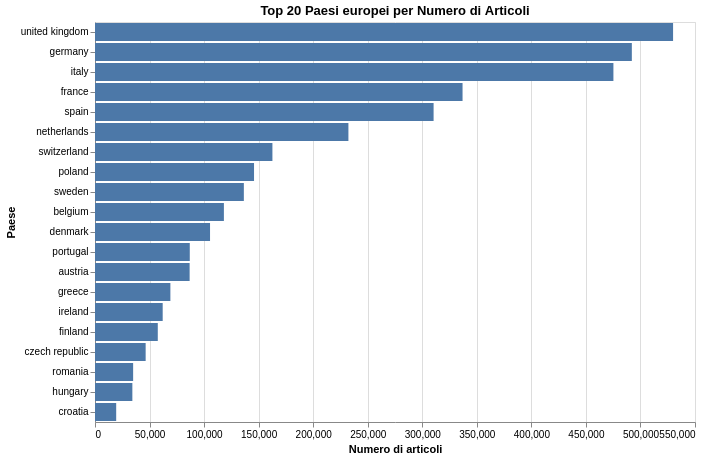

Source (Vega-Lite JSON):
### Vega-Lite specification from a JSON file in a GitHub repository (floating-point values rounded to 4 significant figures)
{"$schema": "https://vega.github.io/schema/vega-lite/v5.20.1.json", "config": {"view": {"continuousHeight": 300, "continuousWidth": 300}}, "data": {"name": "data-cf57a65b23b2537f57a247aa8a4be15a"}, "datasets": {"data-cf57a65b23b2537f57a247aa8a4be15a": [{"count": 529904, "country": "united kingdom"}, {"count": 492103, "country": "germany"}, {"count": 475212, "country": "italy"}, {"count": 336918, "country": "france"}, {"count": 310379, "country": "spain"}, {"count": 232294, "country": "netherlands"}, {"count": 162632, "country": "switzerland"}, {"count": 145779, "country": "poland"}, {"count": 136447, "country": "sweden"}, {"count": 118155, "country": "belgium"}, {"count": 105454, "country": "denmark"}, {"count": 86882, "country": "portugal"}, {"count": 86746, "country": "austria"}, {"count": 69100, "country": "greece"}, {"count": 62047, "country": "ireland"}, {"count": 57555, "country": "finland"}, {"count": 46429, "country": "czech republic"}, {"count": 34956, "country": "romania"}, {"count": 34243, "country": "hungary"}, {"count": 19424, "country": "croatia"}]}, "encoding": {"tooltip": [{"field": "country", "type": "nominal"}, {"field": "count", "type": "quantitative"}], "x": {"field": "count", "title": "Numero di articoli", "type": "quantitative"}, "y": {"field": "country", "sort": "-x", "title": "Paese", "type": "nominal"}}, "height": 400, "mark": {"type": "bar"}, "title": "Top 20 Paesi europei per Numero di Articoli", "width": 600}
